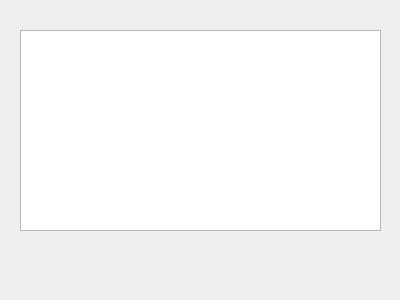
<?xml version="1.0" encoding="UTF-8"?>
<ui version="4.0">
 <class>Widget</class>
 <widget class="QWidget" name="Widget">
  <property name="geometry">
   <rect>
    <x>0</x>
    <y>0</y>
    <width>400</width>
    <height>300</height>
   </rect>
  </property>
  <property name="windowTitle">
   <string>Widget</string>
  </property>
  <widget class="QTableWidget" name="tableWidget">
   <property name="geometry">
    <rect>
     <x>20</x>
     <y>30</y>
     <width>361</width>
     <height>201</height>
    </rect>
   </property>
  </widget>
 </widget>
 <layoutdefault spacing="6" margin="11"/>
 <resources/>
 <connections/>
</ui>
